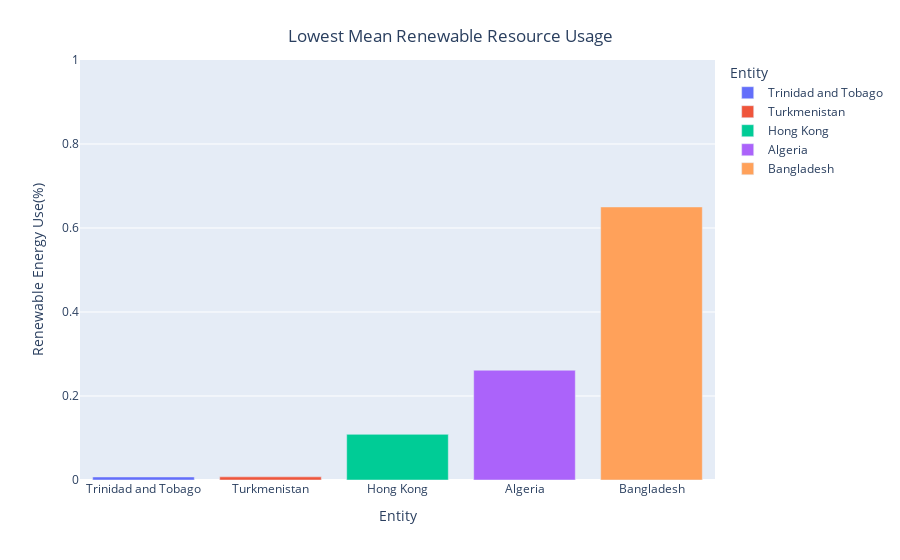

Write notebook code for a chart like this one.
### Code cell
# Finding the Bottom 5 countries for renewable energy usage

latest_year = 2021
latest_year_data = df[df['Year'] == latest_year]

bottom_usage = latest_year_data.sort_values(by='Renewables (% equivalent primary energy)').head(5)

fig = px.bar(
    bottom_usage,
    x='Entity',
    y='Renewables (% equivalent primary energy)',
    color='Entity'    
)

fig.update_layout(
    title = {
        'text': 'Lowest Mean Renewable Resource Usage',
        'x': 0.5,
        'xanchor':'center',
        'yanchor':'top'
    },
    yaxis=dict(range=[0.0, 1]),
    xaxis_title = 'Entity',
    yaxis_title = 'Renewable Energy Use(%)',
)

fig.show()

### Figure 1 — Plotly figure (JSON) as saved in the notebook; plotly's stock layout.template omitted (floating-point values rounded to 4 significant figures)
{"data": [{"alignmentgroup": "True", "hovertemplate": "Entity=%{x}<br>Renewables (% equivalent primary energy)=%{y}<extra></extra>", "legendgroup": "Trinidad and Tobago", "marker": {"color": "#636efa", "pattern": {"shape": ""}}, "name": "Trinidad and Tobago", "offsetgroup": "Trinidad and Tobago", "orientation": "v", "showlegend": true, "textposition": "auto", "type": "bar", "x": ["Trinidad and Tobago"], "xaxis": "x", "y": [0.007159], "yaxis": "y"}, {"alignmentgroup": "True", "hovertemplate": "Entity=%{x}<br>Renewables (% equivalent primary energy)=%{y}<extra></extra>", "legendgroup": "Turkmenistan", "marker": {"color": "#EF553B", "pattern": {"shape": ""}}, "name": "Turkmenistan", "offsetgroup": "Turkmenistan", "orientation": "v", "showlegend": true, "textposition": "auto", "type": "bar", "x": ["Turkmenistan"], "xaxis": "x", "y": [0.007483], "yaxis": "y"}, {"alignmentgroup": "True", "hovertemplate": "Entity=%{x}<br>Renewables (% equivalent primary energy)=%{y}<extra></extra>", "legendgroup": "Hong Kong", "marker": {"color": "#00cc96", "pattern": {"shape": ""}}, "name": "Hong Kong", "offsetgroup": "Hong Kong", "orientation": "v", "showlegend": true, "textposition": "auto", "type": "bar", "x": ["Hong Kong"], "xaxis": "x", "y": [0.1087], "yaxis": "y"}, {"alignmentgroup": "True", "hovertemplate": "Entity=%{x}<br>Renewables (% equivalent primary energy)=%{y}<extra></extra>", "legendgroup": "Algeria", "marker": {"color": "#ab63fa", "pattern": {"shape": ""}}, "name": "Algeria", "offsetgroup": "Algeria", "orientation": "v", "showlegend": true, "textposition": "auto", "type": "bar", "x": ["Algeria"], "xaxis": "x", "y": [0.2614], "yaxis": "y"}, {"alignmentgroup": "True", "hovertemplate": "Entity=%{x}<br>Renewables (% equivalent primary energy)=%{y}<extra></extra>", "legendgroup": "Bangladesh", "marker": {"color": "#FFA15A", "pattern": {"shape": ""}}, "name": "Bangladesh", "offsetgroup": "Bangladesh", "orientation": "v", "showlegend": true, "textposition": "auto", "type": "bar", "x": ["Bangladesh"], "xaxis": "x", "y": [0.6501], "yaxis": "y"}], "layout": {"barmode": "relative", "legend": {"title": {"text": "Entity"}, "tracegroupgap": 0}, "margin": {"t": 60}, "title": {"text": "Lowest Mean Renewable Resource Usage", "x": 0.5, "xanchor": "center", "yanchor": "top"}, "xaxis": {"anchor": "y", "categoryarray": ["Trinidad and Tobago", "Turkmenistan", "Hong Kong", "Algeria", "Bangladesh"], "categoryorder": "array", "domain": [0, 1], "title": {"text": "Entity"}}, "yaxis": {"anchor": "x", "domain": [0, 1], "range": [0, 1], "title": {"text": "Renewable Energy Use(%)"}}}}
